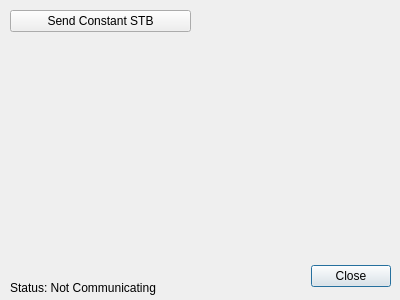
<?xml version="1.0" encoding="UTF-8"?>
<ui version="4.0">
 <class>TestRosCommunicationForm</class>
 <widget class="QDialog" name="TestRosCommunicationForm">
  <property name="geometry">
   <rect>
    <x>0</x>
    <y>0</y>
    <width>400</width>
    <height>300</height>
   </rect>
  </property>
  <property name="windowTitle">
   <string>Dialog</string>
  </property>
  <widget class="QDialogButtonBox" name="buttonBox">
   <property name="geometry">
    <rect>
     <x>300</x>
     <y>260</y>
     <width>91</width>
     <height>32</height>
    </rect>
   </property>
   <property name="orientation">
    <enum>Qt::Horizontal</enum>
   </property>
   <property name="standardButtons">
    <set>QDialogButtonBox::Close</set>
   </property>
  </widget>
  <widget class="QPushButton" name="pushButton">
   <property name="geometry">
    <rect>
     <x>10</x>
     <y>10</y>
     <width>181</width>
     <height>22</height>
    </rect>
   </property>
   <property name="text">
    <string>Send Constant STB</string>
   </property>
  </widget>
  <widget class="QLabel" name="label_commStatus">
   <property name="geometry">
    <rect>
     <x>10</x>
     <y>280</y>
     <width>171</width>
     <height>16</height>
    </rect>
   </property>
   <property name="text">
    <string>Status: Not Communicating</string>
   </property>
  </widget>
 </widget>
 <resources/>
 <connections>
  <connection>
   <sender>buttonBox</sender>
   <signal>accepted()</signal>
   <receiver>TestRosCommunicationForm</receiver>
   <slot>accept()</slot>
   <hints>
    <hint type="sourcelabel">
     <x>248</x>
     <y>254</y>
    </hint>
    <hint type="destinationlabel">
     <x>157</x>
     <y>274</y>
    </hint>
   </hints>
  </connection>
  <connection>
   <sender>buttonBox</sender>
   <signal>rejected()</signal>
   <receiver>TestRosCommunicationForm</receiver>
   <slot>reject()</slot>
   <hints>
    <hint type="sourcelabel">
     <x>316</x>
     <y>260</y>
    </hint>
    <hint type="destinationlabel">
     <x>286</x>
     <y>274</y>
    </hint>
   </hints>
  </connection>
 </connections>
</ui>
